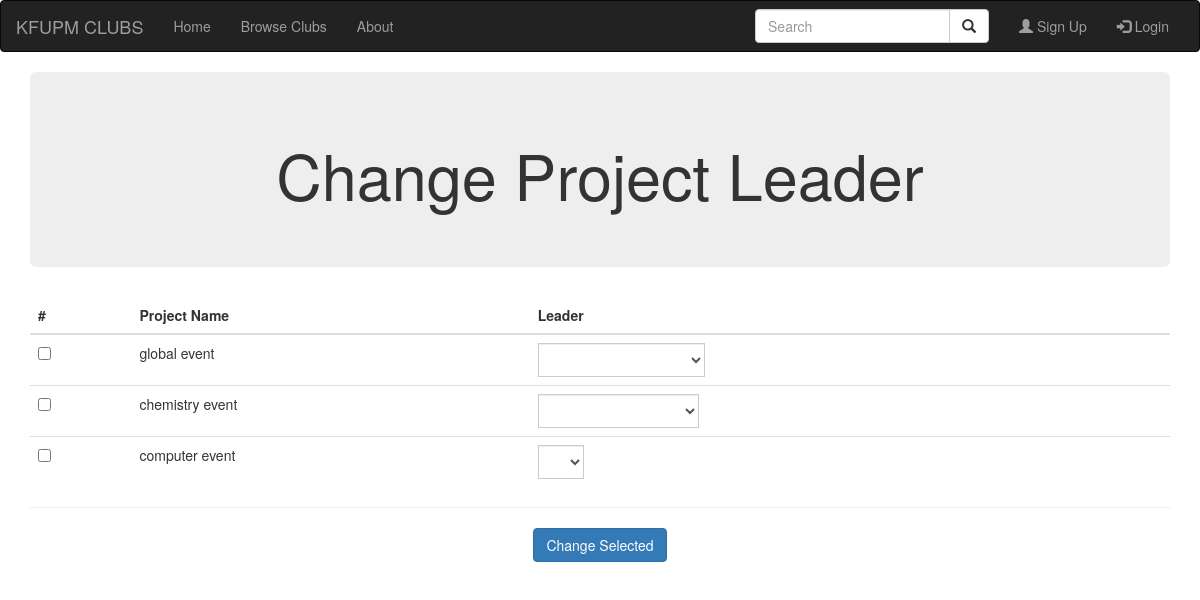
Screenshot of /pages/change_project_leader.php with the database file from the repository.
### tables this page shows
CREATE TABLE `Project` (
ID int NOT NULL AUTO_INCREMENT,
Name varchar(20) NOT NULL,
ProjectTypeID int NOT NULL,
ClubID int NOT NULL,
Descr varchar(50) NOT NULL,
StartDate date NOT NULL,
EndDate date NOT NULL,
StatusID int NOT NULL,
primary key(ID),
foreign key (StatusID) references Status(ID),
foreign key (ClubID) references Club(ID),
foreign key (ProjectTypeID) references ProjectType(ID)
);

### php/change_project_leader.php (the view, shortened to what this page needs)
<?php
echo "<div class=\"table-responsive\">
  <table class=\"table\">
    <thead>
      <tr>
        <th>#</th>
        <th>Project Name</th>
        <th>Leader</th>
      </tr>
    </thead>
    <tbody>";
	$server = 'kstds.ca8twtlpsix7.me-south-1.rds.amazonaws.com';
	$port = 3306;
	$db_username = 'admin';
	$db_password = 'KFUPM123';
	$db_name = 'kstds';
	$mysqli = new mysqli($server .":" .$port, $db_username, $db_password, $db_name);
	$sql_query = "SELECT ID, Name FROM Project";
	$result = mysqli_query($mysqli, $sql_query)
		or die("Failed to query database" .$mysqli -> connect_error);
	if(mysqli_num_rows($result) > 0) {
		$count = 1;
		while($row = mysqli_fetch_assoc($result)) {
			$project = $row['ID'];
			$leader_query = "SELECT StudentID, Fname, Lname FROM WorksOn join Student on StudentID=ID WHERE ProjectID = '$project' AND Role='leader'";
			$row1 = mysqli_query($mysqli, $leader_query);
			if(mysqli_num_rows($row1) > 0) {
				$row1 = mysqli_fetch_assoc($row1);
				$leader = $row1['StudentID'];
			}
			else
				$leader = null;
				$Fname = '';
				$Lname = '';
			echo "<tr>";
			echo "<td>";
			echo "<input name='key[]' type=\"checkbox\" value='" .$row['ID'] .',' .$leader .',' .$count ."'>";
			echo "</td>";
			echo "<td>" .$row['Name'] ."</td>";
			echo "<td>";
			printMembers($project, $leader, $Fname, $Lname, $count);
			echo "</td>";
			echo "</tr>";
			$count = $count + 1;
		}
	} else {
		die("Failed to retrieve any clubs");
	}
echo "</tbody>
	  </table>";
echo "<hr>";
echo "</div>";
function printMembers($project_id, $leader, $Fname, $Lname, $count) {
	$server = 'kstds.ca8twtlpsix7.me-south-1.rds.amazonaws.com';
	$port = 3306;
	$db_username = 'admin';
	$db_password = 'KFUPM123';
	$db_name = 'kstds';
	$mysqli = new mysqli($server .":" .$port, $db_username, $db_password, $db_name);
	$status = mysqli_query($mysqli, "SELECT StudentID,Fname,Lname FROM WorksOn join Student on StudentID=ID WHERE ProjectID = '$project_id' AND StudentID <> '$leader'");
	echo '<div class="input-group">';
	echo "<select id='leader_id[" .$count ."]' name='leader_id[" .$count ."]' class='form-control'>";
	echo "<option selected value='" .$leader ."'>" .$Fname .' ' .$Lname ."</option>";
	if(mysqli_num_rows($status) > 0) {
		while($row = mysqli_fetch_assoc($status)) {
			echo "<option value='" .$row['StudentID'] ."'>" .$row['Fname'] .' ' .$row['Lname'] ."</option>";
		}
	} else {
	}
}
?>

### rows the page displays
project: Name "global event"
project: Name "chemistry event"
project: Name "computer event"

### other values shown
$website_name "KFUPM CLUBS"
$text "Home Browse Clubs About"
$text "Sign Up Login"
